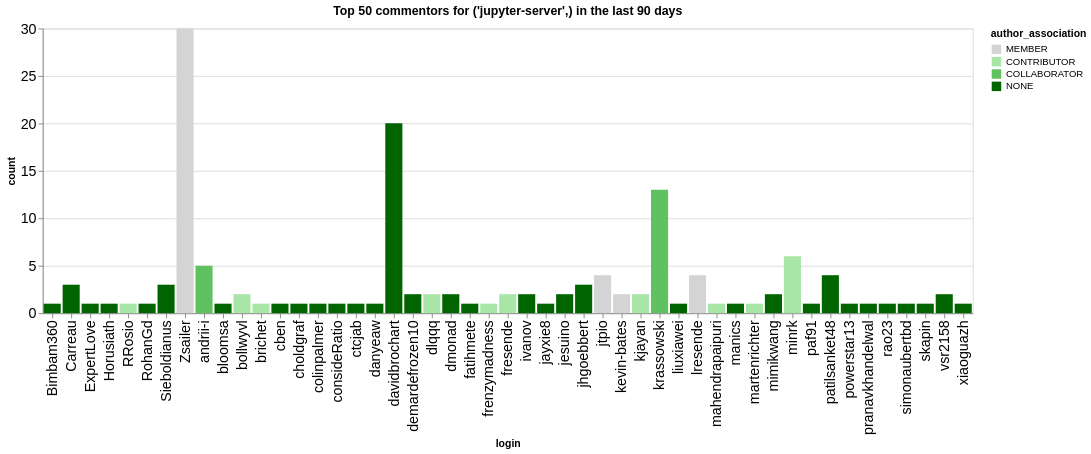

Notebook source saved alongside this figure:
### Code cell
n_plot = 50
charts = []
for ii, (iorg, idata) in enumerate(commentors.groupby(['org'])):
    title = f"Top {n_plot} commentors for {iorg} in the last {n_days} days"
    idata = idata.groupby('login', as_index=False).agg({'count': 'sum', 'author_association': 'first'})
    idata = idata.sort_values('count', ascending=False).head(n_plot)
    ch = alt.Chart(data=idata.head(n_plot), title=title).mark_bar().encode(
        x='login',
        y='count',
        color=alt.Color('author_association', scale=alt.Scale(domain=author_types, range=author_colors))
    )
    charts.append(ch)
alt.hconcat(*charts)

### Figure 1 — Vega-Lite specification as saved in the notebook (floating-point values rounded to 4 significant figures)
{"config": {"axisLeft": {"labelFontSize": 15}, "axisBottom": {"labelFontSize": 15}}, "hconcat": [{"mark": {"type": "bar"}, "encoding": {"color": {"field": "author_association", "scale": {"domain": ["MEMBER", "CONTRIBUTOR", "COLLABORATOR", "NONE"], "range": ["rgb(211.82745098039214, 211.82745098039214, 211.82745098039214)", "rgb(166.98562091503268, 229.89803921568628, 166.98562091503268)", "rgb(96.37647058823529, 192.75294117647059, 96.37647058823529)", "rgb(0.0, 100.3921568627451, 0.0)"]}, "type": "nominal"}, "x": {"field": "login", "type": "nominal"}, "y": {"field": "count", "type": "quantitative"}}, "title": "Top 50 commentors for ('jupyter-server',) in the last 90 days"}], "data": {"name": "data-5ecc69cfd9e70340e8b41efb3f2a8561"}, "$schema": "https://vega.github.io/schema/vega-lite/v5.20.1.json", "datasets": {"data-5ecc69cfd9e70340e8b41efb3f2a8561": [{"login": "Zsailer", "count": 30, "author_association": "MEMBER"}, {"login": "davidbrochart", "count": 20, "author_association": "NONE"}, {"login": "krassowski", "count": 13, "author_association": "COLLABORATOR"}, {"login": "minrk", "count": 6, "author_association": "CONTRIBUTOR"}, {"login": "andrii-i", "count": 5, "author_association": "COLLABORATOR"}, {"login": "jtpio", "count": 4, "author_association": "MEMBER"}, {"login": "lresende", "count": 4, "author_association": "MEMBER"}, {"login": "patilsanket48", "count": 4, "author_association": "NONE"}, {"login": "Carreau", "count": 3, "author_association": "NONE"}, {"login": "Sieboldianus", "count": 3, "author_association": "NONE"}, {"login": "jhgoebbert", "count": 3, "author_association": "NONE"}, {"login": "fresende", "count": 2, "author_association": "CONTRIBUTOR"}, {"login": "bollwyvl", "count": 2, "author_association": "CONTRIBUTOR"}, {"login": "ivanov", "count": 2, "author_association": "NONE"}, {"login": "kjayan", "count": 2, "author_association": "CONTRIBUTOR"}, {"login": "jesuino", "count": 2, "author_association": "NONE"}, {"login": "kevin-bates", "count": 2, "author_association": "MEMBER"}, {"login": "vsr2158", "count": 2, "author_association": "NONE"}, {"login": "demardefrozen10", "count": 2, "author_association": "NONE"}, {"login": "dlqqq", "count": 2, "author_association": "CONTRIBUTOR"}, {"login": "dmonad", "count": 2, "author_association": "NONE"}, {"login": "mimikwang", "count": 2, "author_association": "NONE"}, {"login": "consideRatio", "count": 1, "author_association": "NONE"}, {"login": "colinpalmer", "count": 1, "author_association": "NONE"}, {"login": "choldgraf", "count": 1, "author_association": "NONE"}, {"login": "Horusiath", "count": 1, "author_association": "NONE"}, {"login": "ExpertLove", "count": 1, "author_association": "NONE"}, {"login": "RRosio", "count": 1, "author_association": "CONTRIBUTOR"}, {"login": "Bimbam360", "count": 1, "author_association": "NONE"}, {"login": "cben", "count": 1, "author_association": "NONE"}, {"login": "brichet", "count": 1, "author_association": "CONTRIBUTOR"}, {"login": "bloomsa", "count": 1, "author_association": "NONE"}, {"login": "RohanGd", "count": 1, "author_association": "NONE"}, {"login": "ctcjab", "count": 1, "author_association": "NONE"}, {"login": "danyeaw", "count": 1, "author_association": "NONE"}, {"login": "fatihmete", "count": 1, "author_association": "NONE"}, {"login": "frenzymadness", "count": 1, "author_association": "CONTRIBUTOR"}, {"login": "jayxie8", "count": 1, "author_association": "NONE"}, {"login": "mahendrapaipuri", "count": 1, "author_association": "CONTRIBUTOR"}, {"login": "manics", "count": 1, "author_association": "NONE"}, {"login": "liuxiawei", "count": 1, "author_association": "NONE"}, {"login": "paf91", "count": 1, "author_association": "NONE"}, {"login": "martenrichter", "count": 1, "author_association": "CONTRIBUTOR"}, {"login": "pranavkhandelwal", "count": 1, "author_association": "NONE"}, {"login": "powerstar13", "count": 1, "author_association": "NONE"}, {"login": "rao23", "count": 1, "author_association": "NONE"}, {"login": "simonaubertbd", "count": 1, "author_association": "NONE"}, {"login": "skapin", "count": 1, "author_association": "NONE"}, {"login": "xiaoguazh", "count": 1, "author_association": "NONE"}]}}
